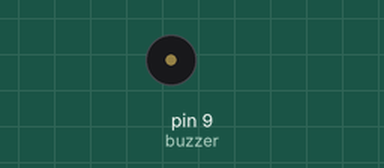
Simulated run of this sketch. Board: Arduino Uno, built with avr-gcc and run on an emulated ATmega328P. Parts: buzzer (waves = sounding).

Above: at 0.5 s.
Timing chart, 0 to 4.6 s (numbered marks = the images above):
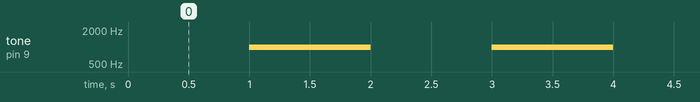

Measured:
- by itself, tone on pin 9 (buzzer): alternates 1000 Hz for 1.0 s and silent for 1.0 s

The sketch:

buzzertry.ino
```cpp
const int buzzer = 9; //buzzer to arduino pin 9


void setup(){

  pinMode(buzzer, OUTPUT); // Set buzzer - pin 9 as an output

}

void loop(){

    noTone(buzzer);     // Stop sound...
  delay(1000);        // ...for 1sec
  tone(buzzer, 1000); // Send 1KHz sound signal...
  delay(1000);        // ...for 1 sec


}
```
